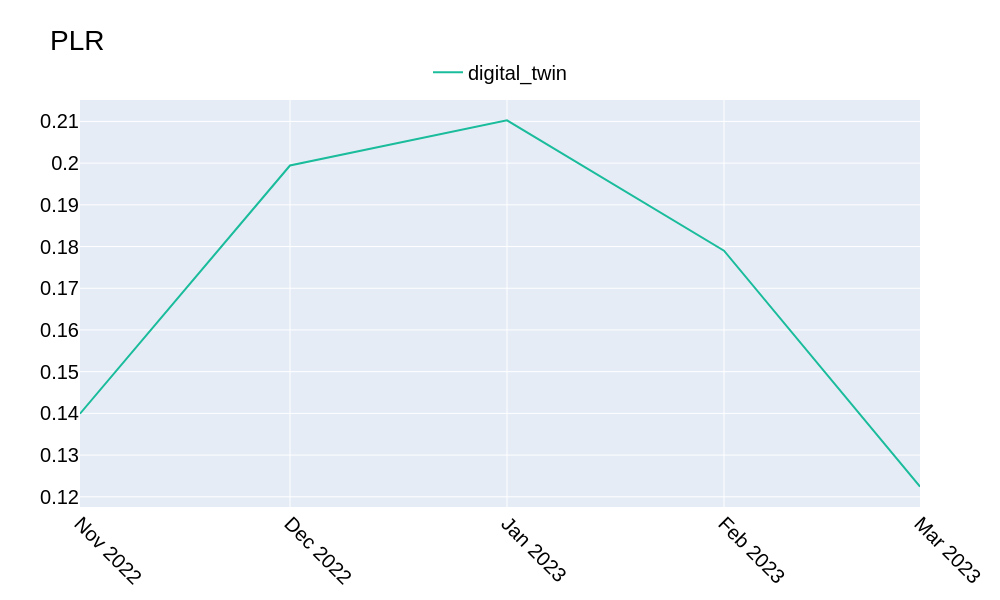

Here is the notebook cell this chart was saved with:
### Code cell
fig = plot_dfs_line_grouped_by_month(dfs = list(unified.values()),
                                     names=list(unified.keys()),
                                     colors = colors[:df_num],
                                     variable='plr_current')
fig.update_layout(title='PLR',
                  xaxis_title=None,
                  yaxis_title=None)
#fig.write_image("/workspaces/python-plot-env/outputs/month_plr.png")
fig.show()

### Figure 1 — Plotly figure (JSON) as saved in the notebook; plotly's stock layout.template omitted (floating-point values rounded to 4 significant figures)
{"data": [{"line": {"color": "#1ABC9C"}, "mode": "lines", "name": "digital_twin", "type": "scatter", "x": ["2022-11-01T00:00:00.000000", "2022-12-01T00:00:00.000000", "2023-01-01T00:00:00.000000", "2023-02-01T00:00:00.000000", "2023-03-01T00:00:00.000000"], "y": [0.1399, 0.1994, 0.2103, 0.179, 0.1224]}], "layout": {"font": {"color": "black", "family": "Arial, sans-serif", "size": 20}, "height": 600, "legend": {"font": {"size": 20}, "orientation": "h", "x": 0.5, "xanchor": "center", "y": 1.02, "yanchor": "bottom"}, "showlegend": true, "title": {"text": "PLR"}, "width": 1000, "xaxis": {"tickangle": 45, "tickformat": "%b %Y", "tickvals": ["2022-11-01T00:00:00", "2022-12-01T00:00:00", "2023-01-01T00:00:00", "2023-02-01T00:00:00", "2023-03-01T00:00:00"], "title": {}}, "yaxis": {"title": {}}}}
